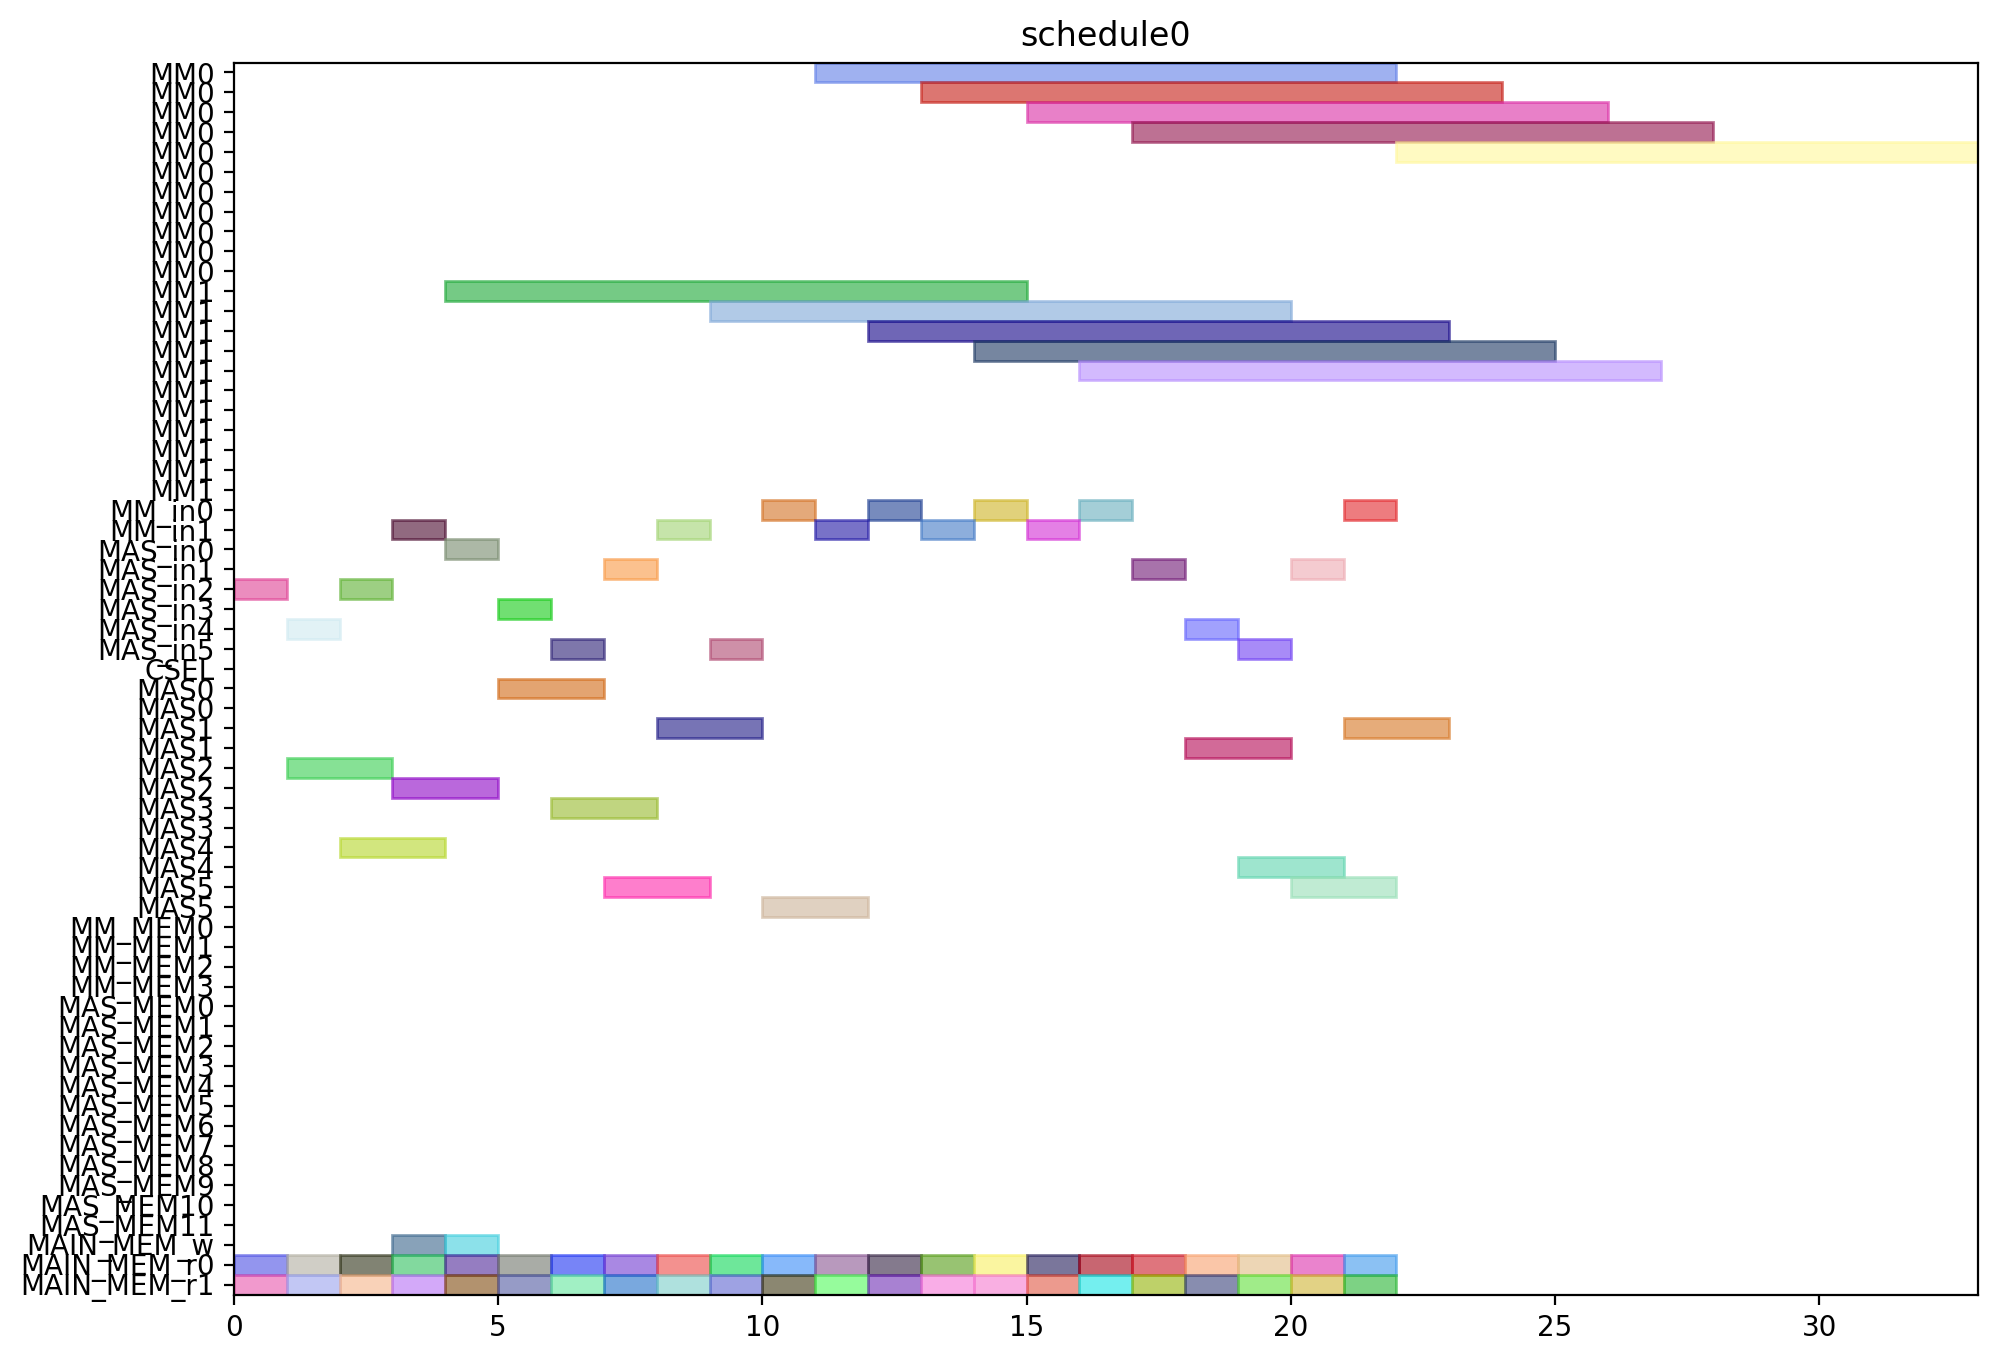

Generate this figure with Python:
from pyschedule import Scenario, solvers, plotters, alt


def solve():
	horizon = 120
	S = Scenario("schedule0", horizon=horizon)

	# resource
	MM = S.Resources('MM', num=2, size=11)
	MM_in = S.Resources('MM_in', num=2)
	MAS_in = S.Resources('MAS_in', num=6)
	CSEL = S.Resource('CSEL')
	MAS = S.Resources('MAS', num=6, size=2, periods=range(1, horizon))
	MM_MEM = S.Resources('MM_MEM', num=4)
	MAS_MEM = S.Resources('MAS_MEM', num=12)
	MAIN_MEM_w = S.Resource('MAIN_MEM_w', size=1)
	MAIN_MEM_r = S.Resources('MAIN_MEM_r', num=2)

	# result of previous scheduling

	# new tasks
	c10_t0 = S.Task('c10_t0', length=11, delay_cost=1)
	c10_t0 += alt(MM)
	c10_t0_in = S.Task('c10_t0_in', length=1, delay_cost=1)
	c10_t0_in += alt(MM_in)
	S += c10_t0_in*MM_in[0]<=c10_t0*MM[0]
	S += c10_t0_in*MM_in[1]<=c10_t0*MM[1]
	c10_t0_mem0 = S.Task('c10_t0_mem0', length=1, delay_cost=1)
	c10_t0_mem0 += MAIN_MEM_r[0]
	S += c10_t0_mem0 <= c10_t0

	c10_t0_mem1 = S.Task('c10_t0_mem1', length=1, delay_cost=1)
	c10_t0_mem1 += MAIN_MEM_r[1]
	S += c10_t0_mem1 <= c10_t0

	c10_t1 = S.Task('c10_t1', length=11, delay_cost=1)
	c10_t1 += alt(MM)
	c10_t1_in = S.Task('c10_t1_in', length=1, delay_cost=1)
	c10_t1_in += alt(MM_in)
	S += c10_t1_in*MM_in[0]<=c10_t1*MM[0]
	S += c10_t1_in*MM_in[1]<=c10_t1*MM[1]
	c10_t1_mem0 = S.Task('c10_t1_mem0', length=1, delay_cost=1)
	c10_t1_mem0 += MAIN_MEM_r[0]
	S += c10_t1_mem0 <= c10_t1

	c10_t1_mem1 = S.Task('c10_t1_mem1', length=1, delay_cost=1)
	c10_t1_mem1 += MAIN_MEM_r[1]
	S += c10_t1_mem1 <= c10_t1

	c10_t2 = S.Task('c10_t2', length=2, delay_cost=1)
	c10_t2 += alt(MAS)
	c10_t2_in = S.Task('c10_t2_in', length=1, delay_cost=1)
	c10_t2_in += alt(MAS_in)
	S += c10_t2_in*MAS_in[0]<=c10_t2*MAS[0]

	S += c10_t2_in*MAS_in[1]<=c10_t2*MAS[1]

	S += c10_t2_in*MAS_in[2]<=c10_t2*MAS[2]

	S += c10_t2_in*MAS_in[3]<=c10_t2*MAS[3]

	S += c10_t2_in*MAS_in[4]<=c10_t2*MAS[4]

	S += c10_t2_in*MAS_in[5]<=c10_t2*MAS[5]

	c10_t2_mem0 = S.Task('c10_t2_mem0', length=1, delay_cost=1)
	c10_t2_mem0 += MAIN_MEM_r[0]
	S += c10_t2_mem0 <= c10_t2

	c10_t2_mem1 = S.Task('c10_t2_mem1', length=1, delay_cost=1)
	c10_t2_mem1 += MAIN_MEM_r[1]
	S += c10_t2_mem1 <= c10_t2

	c10_t3 = S.Task('c10_t3', length=2, delay_cost=1)
	c10_t3 += alt(MAS)
	c10_t3_in = S.Task('c10_t3_in', length=1, delay_cost=1)
	c10_t3_in += alt(MAS_in)
	S += c10_t3_in*MAS_in[0]<=c10_t3*MAS[0]

	S += c10_t3_in*MAS_in[1]<=c10_t3*MAS[1]

	S += c10_t3_in*MAS_in[2]<=c10_t3*MAS[2]

	S += c10_t3_in*MAS_in[3]<=c10_t3*MAS[3]

	S += c10_t3_in*MAS_in[4]<=c10_t3*MAS[4]

	S += c10_t3_in*MAS_in[5]<=c10_t3*MAS[5]

	c10_t3_mem0 = S.Task('c10_t3_mem0', length=1, delay_cost=1)
	c10_t3_mem0 += MAIN_MEM_r[0]
	S += c10_t3_mem0 <= c10_t3

	c10_t3_mem1 = S.Task('c10_t3_mem1', length=1, delay_cost=1)
	c10_t3_mem1 += MAIN_MEM_r[1]
	S += c10_t3_mem1 <= c10_t3

	c20_t0 = S.Task('c20_t0', length=11, delay_cost=1)
	c20_t0 += alt(MM)
	c20_t0_in = S.Task('c20_t0_in', length=1, delay_cost=1)
	c20_t0_in += alt(MM_in)
	S += c20_t0_in*MM_in[0]<=c20_t0*MM[0]
	S += c20_t0_in*MM_in[1]<=c20_t0*MM[1]
	c20_t0_mem0 = S.Task('c20_t0_mem0', length=1, delay_cost=1)
	c20_t0_mem0 += MAIN_MEM_r[0]
	S += c20_t0_mem0 <= c20_t0

	c20_t0_mem1 = S.Task('c20_t0_mem1', length=1, delay_cost=1)
	c20_t0_mem1 += MAIN_MEM_r[1]
	S += c20_t0_mem1 <= c20_t0

	c20_t1 = S.Task('c20_t1', length=11, delay_cost=1)
	c20_t1 += alt(MM)
	c20_t1_in = S.Task('c20_t1_in', length=1, delay_cost=1)
	c20_t1_in += alt(MM_in)
	S += c20_t1_in*MM_in[0]<=c20_t1*MM[0]
	S += c20_t1_in*MM_in[1]<=c20_t1*MM[1]
	c20_t1_mem0 = S.Task('c20_t1_mem0', length=1, delay_cost=1)
	c20_t1_mem0 += MAIN_MEM_r[0]
	S += c20_t1_mem0 <= c20_t1

	c20_t1_mem1 = S.Task('c20_t1_mem1', length=1, delay_cost=1)
	c20_t1_mem1 += MAIN_MEM_r[1]
	S += c20_t1_mem1 <= c20_t1

	c20_t2 = S.Task('c20_t2', length=2, delay_cost=1)
	c20_t2 += alt(MAS)
	c20_t2_in = S.Task('c20_t2_in', length=1, delay_cost=1)
	c20_t2_in += alt(MAS_in)
	S += c20_t2_in*MAS_in[0]<=c20_t2*MAS[0]

	S += c20_t2_in*MAS_in[1]<=c20_t2*MAS[1]

	S += c20_t2_in*MAS_in[2]<=c20_t2*MAS[2]

	S += c20_t2_in*MAS_in[3]<=c20_t2*MAS[3]

	S += c20_t2_in*MAS_in[4]<=c20_t2*MAS[4]

	S += c20_t2_in*MAS_in[5]<=c20_t2*MAS[5]

	c20_t2_mem0 = S.Task('c20_t2_mem0', length=1, delay_cost=1)
	c20_t2_mem0 += MAIN_MEM_r[0]
	S += c20_t2_mem0 <= c20_t2

	c20_t2_mem1 = S.Task('c20_t2_mem1', length=1, delay_cost=1)
	c20_t2_mem1 += MAIN_MEM_r[1]
	S += c20_t2_mem1 <= c20_t2

	c20_t3 = S.Task('c20_t3', length=2, delay_cost=1)
	c20_t3 += alt(MAS)
	c20_t3_in = S.Task('c20_t3_in', length=1, delay_cost=1)
	c20_t3_in += alt(MAS_in)
	S += c20_t3_in*MAS_in[0]<=c20_t3*MAS[0]

	S += c20_t3_in*MAS_in[1]<=c20_t3*MAS[1]

	S += c20_t3_in*MAS_in[2]<=c20_t3*MAS[2]

	S += c20_t3_in*MAS_in[3]<=c20_t3*MAS[3]

	S += c20_t3_in*MAS_in[4]<=c20_t3*MAS[4]

	S += c20_t3_in*MAS_in[5]<=c20_t3*MAS[5]

	c20_t3_mem0 = S.Task('c20_t3_mem0', length=1, delay_cost=1)
	c20_t3_mem0 += MAIN_MEM_r[0]
	S += c20_t3_mem0 <= c20_t3

	c20_t3_mem1 = S.Task('c20_t3_mem1', length=1, delay_cost=1)
	c20_t3_mem1 += MAIN_MEM_r[1]
	S += c20_t3_mem1 <= c20_t3

	c01_t0 = S.Task('c01_t0', length=11, delay_cost=1)
	c01_t0 += alt(MM)
	c01_t0_in = S.Task('c01_t0_in', length=1, delay_cost=1)
	c01_t0_in += alt(MM_in)
	S += c01_t0_in*MM_in[0]<=c01_t0*MM[0]
	S += c01_t0_in*MM_in[1]<=c01_t0*MM[1]
	c01_t0_mem0 = S.Task('c01_t0_mem0', length=1, delay_cost=1)
	c01_t0_mem0 += MAIN_MEM_r[0]
	S += c01_t0_mem0 <= c01_t0

	c01_t0_mem1 = S.Task('c01_t0_mem1', length=1, delay_cost=1)
	c01_t0_mem1 += MAIN_MEM_r[1]
	S += c01_t0_mem1 <= c01_t0

	c01_t1 = S.Task('c01_t1', length=11, delay_cost=1)
	c01_t1 += alt(MM)
	c01_t1_in = S.Task('c01_t1_in', length=1, delay_cost=1)
	c01_t1_in += alt(MM_in)
	S += c01_t1_in*MM_in[0]<=c01_t1*MM[0]
	S += c01_t1_in*MM_in[1]<=c01_t1*MM[1]
	c01_t1_mem0 = S.Task('c01_t1_mem0', length=1, delay_cost=1)
	c01_t1_mem0 += MAIN_MEM_r[0]
	S += c01_t1_mem0 <= c01_t1

	c01_t1_mem1 = S.Task('c01_t1_mem1', length=1, delay_cost=1)
	c01_t1_mem1 += MAIN_MEM_r[1]
	S += c01_t1_mem1 <= c01_t1

	c01_t2 = S.Task('c01_t2', length=2, delay_cost=1)
	c01_t2 += alt(MAS)
	c01_t2_in = S.Task('c01_t2_in', length=1, delay_cost=1)
	c01_t2_in += alt(MAS_in)
	S += c01_t2_in*MAS_in[0]<=c01_t2*MAS[0]

	S += c01_t2_in*MAS_in[1]<=c01_t2*MAS[1]

	S += c01_t2_in*MAS_in[2]<=c01_t2*MAS[2]

	S += c01_t2_in*MAS_in[3]<=c01_t2*MAS[3]

	S += c01_t2_in*MAS_in[4]<=c01_t2*MAS[4]

	S += c01_t2_in*MAS_in[5]<=c01_t2*MAS[5]

	c01_t2_mem0 = S.Task('c01_t2_mem0', length=1, delay_cost=1)
	c01_t2_mem0 += MAIN_MEM_r[0]
	S += c01_t2_mem0 <= c01_t2

	c01_t2_mem1 = S.Task('c01_t2_mem1', length=1, delay_cost=1)
	c01_t2_mem1 += MAIN_MEM_r[1]
	S += c01_t2_mem1 <= c01_t2

	c01_t3 = S.Task('c01_t3', length=2, delay_cost=1)
	c01_t3 += alt(MAS)
	c01_t3_in = S.Task('c01_t3_in', length=1, delay_cost=1)
	c01_t3_in += alt(MAS_in)
	S += c01_t3_in*MAS_in[0]<=c01_t3*MAS[0]

	S += c01_t3_in*MAS_in[1]<=c01_t3*MAS[1]

	S += c01_t3_in*MAS_in[2]<=c01_t3*MAS[2]

	S += c01_t3_in*MAS_in[3]<=c01_t3*MAS[3]

	S += c01_t3_in*MAS_in[4]<=c01_t3*MAS[4]

	S += c01_t3_in*MAS_in[5]<=c01_t3*MAS[5]

	c01_t3_mem0 = S.Task('c01_t3_mem0', length=1, delay_cost=1)
	c01_t3_mem0 += MAIN_MEM_r[0]
	S += c01_t3_mem0 <= c01_t3

	c01_t3_mem1 = S.Task('c01_t3_mem1', length=1, delay_cost=1)
	c01_t3_mem1 += MAIN_MEM_r[1]
	S += c01_t3_mem1 <= c01_t3

	c11_t0 = S.Task('c11_t0', length=11, delay_cost=1)
	c11_t0 += alt(MM)
	c11_t0_in = S.Task('c11_t0_in', length=1, delay_cost=1)
	c11_t0_in += alt(MM_in)
	S += c11_t0_in*MM_in[0]<=c11_t0*MM[0]
	S += c11_t0_in*MM_in[1]<=c11_t0*MM[1]
	c11_t0_mem0 = S.Task('c11_t0_mem0', length=1, delay_cost=1)
	c11_t0_mem0 += MAIN_MEM_r[0]
	S += c11_t0_mem0 <= c11_t0

	c11_t0_mem1 = S.Task('c11_t0_mem1', length=1, delay_cost=1)
	c11_t0_mem1 += MAIN_MEM_r[1]
	S += c11_t0_mem1 <= c11_t0

	c11_t1 = S.Task('c11_t1', length=11, delay_cost=1)
	c11_t1 += alt(MM)
	c11_t1_in = S.Task('c11_t1_in', length=1, delay_cost=1)
	c11_t1_in += alt(MM_in)
	S += c11_t1_in*MM_in[0]<=c11_t1*MM[0]
	S += c11_t1_in*MM_in[1]<=c11_t1*MM[1]
	c11_t1_mem0 = S.Task('c11_t1_mem0', length=1, delay_cost=1)
	c11_t1_mem0 += MAIN_MEM_r[0]
	S += c11_t1_mem0 <= c11_t1

	c11_t1_mem1 = S.Task('c11_t1_mem1', length=1, delay_cost=1)
	c11_t1_mem1 += MAIN_MEM_r[1]
	S += c11_t1_mem1 <= c11_t1

	c11_t2 = S.Task('c11_t2', length=2, delay_cost=1)
	c11_t2 += alt(MAS)
	c11_t2_in = S.Task('c11_t2_in', length=1, delay_cost=1)
	c11_t2_in += alt(MAS_in)
	S += c11_t2_in*MAS_in[0]<=c11_t2*MAS[0]

	S += c11_t2_in*MAS_in[1]<=c11_t2*MAS[1]

	S += c11_t2_in*MAS_in[2]<=c11_t2*MAS[2]

	S += c11_t2_in*MAS_in[3]<=c11_t2*MAS[3]

	S += c11_t2_in*MAS_in[4]<=c11_t2*MAS[4]

	S += c11_t2_in*MAS_in[5]<=c11_t2*MAS[5]

	c11_t2_mem0 = S.Task('c11_t2_mem0', length=1, delay_cost=1)
	c11_t2_mem0 += MAIN_MEM_r[0]
	S += c11_t2_mem0 <= c11_t2

	c11_t2_mem1 = S.Task('c11_t2_mem1', length=1, delay_cost=1)
	c11_t2_mem1 += MAIN_MEM_r[1]
	S += c11_t2_mem1 <= c11_t2

	c11_t3 = S.Task('c11_t3', length=2, delay_cost=1)
	c11_t3 += alt(MAS)
	c11_t3_in = S.Task('c11_t3_in', length=1, delay_cost=1)
	c11_t3_in += alt(MAS_in)
	S += c11_t3_in*MAS_in[0]<=c11_t3*MAS[0]

	S += c11_t3_in*MAS_in[1]<=c11_t3*MAS[1]

	S += c11_t3_in*MAS_in[2]<=c11_t3*MAS[2]

	S += c11_t3_in*MAS_in[3]<=c11_t3*MAS[3]

	S += c11_t3_in*MAS_in[4]<=c11_t3*MAS[4]

	S += c11_t3_in*MAS_in[5]<=c11_t3*MAS[5]

	c11_t3_mem0 = S.Task('c11_t3_mem0', length=1, delay_cost=1)
	c11_t3_mem0 += MAIN_MEM_r[0]
	S += c11_t3_mem0 <= c11_t3

	c11_t3_mem1 = S.Task('c11_t3_mem1', length=1, delay_cost=1)
	c11_t3_mem1 += MAIN_MEM_r[1]
	S += c11_t3_mem1 <= c11_t3

	c21_t0 = S.Task('c21_t0', length=11, delay_cost=1)
	c21_t0 += alt(MM)
	c21_t0_in = S.Task('c21_t0_in', length=1, delay_cost=1)
	c21_t0_in += alt(MM_in)
	S += c21_t0_in*MM_in[0]<=c21_t0*MM[0]
	S += c21_t0_in*MM_in[1]<=c21_t0*MM[1]
	c21_t0_mem0 = S.Task('c21_t0_mem0', length=1, delay_cost=1)
	c21_t0_mem0 += MAIN_MEM_r[0]
	S += c21_t0_mem0 <= c21_t0

	c21_t0_mem1 = S.Task('c21_t0_mem1', length=1, delay_cost=1)
	c21_t0_mem1 += MAIN_MEM_r[1]
	S += c21_t0_mem1 <= c21_t0

	c21_t1 = S.Task('c21_t1', length=11, delay_cost=1)
	c21_t1 += alt(MM)
	c21_t1_in = S.Task('c21_t1_in', length=1, delay_cost=1)
	c21_t1_in += alt(MM_in)
	S += c21_t1_in*MM_in[0]<=c21_t1*MM[0]
	S += c21_t1_in*MM_in[1]<=c21_t1*MM[1]
	c21_t1_mem0 = S.Task('c21_t1_mem0', length=1, delay_cost=1)
	c21_t1_mem0 += MAIN_MEM_r[0]
	S += c21_t1_mem0 <= c21_t1

	c21_t1_mem1 = S.Task('c21_t1_mem1', length=1, delay_cost=1)
	c21_t1_mem1 += MAIN_MEM_r[1]
	S += c21_t1_mem1 <= c21_t1

	c21_t2 = S.Task('c21_t2', length=2, delay_cost=1)
	c21_t2 += alt(MAS)
	c21_t2_in = S.Task('c21_t2_in', length=1, delay_cost=1)
	c21_t2_in += alt(MAS_in)
	S += c21_t2_in*MAS_in[0]<=c21_t2*MAS[0]

	S += c21_t2_in*MAS_in[1]<=c21_t2*MAS[1]

	S += c21_t2_in*MAS_in[2]<=c21_t2*MAS[2]

	S += c21_t2_in*MAS_in[3]<=c21_t2*MAS[3]

	S += c21_t2_in*MAS_in[4]<=c21_t2*MAS[4]

	S += c21_t2_in*MAS_in[5]<=c21_t2*MAS[5]

	c21_t2_mem0 = S.Task('c21_t2_mem0', length=1, delay_cost=1)
	c21_t2_mem0 += MAIN_MEM_r[0]
	S += c21_t2_mem0 <= c21_t2

	c21_t2_mem1 = S.Task('c21_t2_mem1', length=1, delay_cost=1)
	c21_t2_mem1 += MAIN_MEM_r[1]
	S += c21_t2_mem1 <= c21_t2

	c21_t3 = S.Task('c21_t3', length=2, delay_cost=1)
	c21_t3 += alt(MAS)
	c21_t3_in = S.Task('c21_t3_in', length=1, delay_cost=1)
	c21_t3_in += alt(MAS_in)
	S += c21_t3_in*MAS_in[0]<=c21_t3*MAS[0]

	S += c21_t3_in*MAS_in[1]<=c21_t3*MAS[1]

	S += c21_t3_in*MAS_in[2]<=c21_t3*MAS[2]

	S += c21_t3_in*MAS_in[3]<=c21_t3*MAS[3]

	S += c21_t3_in*MAS_in[4]<=c21_t3*MAS[4]

	S += c21_t3_in*MAS_in[5]<=c21_t3*MAS[5]

	c21_t3_mem0 = S.Task('c21_t3_mem0', length=1, delay_cost=1)
	c21_t3_mem0 += MAIN_MEM_r[0]
	S += c21_t3_mem0 <= c21_t3

	c21_t3_mem1 = S.Task('c21_t3_mem1', length=1, delay_cost=1)
	c21_t3_mem1 += MAIN_MEM_r[1]
	S += c21_t3_mem1 <= c21_t3

	c000 = S.Task('c000', length=2, delay_cost=1)
	c000 += alt(MAS)
	c000_in = S.Task('c000_in', length=1, delay_cost=1)
	c000_in += alt(MAS_in)
	S += c000_in*MAS_in[0]<=c000*MAS[0]

	S += c000_in*MAS_in[1]<=c000*MAS[1]

	S += c000_in*MAS_in[2]<=c000*MAS[2]

	S += c000_in*MAS_in[3]<=c000*MAS[3]

	S += c000_in*MAS_in[4]<=c000*MAS[4]

	S += c000_in*MAS_in[5]<=c000*MAS[5]

	S += 0<c000

	c000_w = S.Task('c000_w', length=1, delay_cost=1)
	c000_w += alt(MAIN_MEM_w)
	S += c000 <= c000_w

	c000_mem0 = S.Task('c000_mem0', length=1, delay_cost=1)
	c000_mem0 += MAIN_MEM_r[0]
	S += c000_mem0 <= c000

	c000_mem1 = S.Task('c000_mem1', length=1, delay_cost=1)
	c000_mem1 += MAIN_MEM_r[1]
	S += c000_mem1 <= c000

	c001 = S.Task('c001', length=2, delay_cost=1)
	c001 += alt(MAS)
	c001_in = S.Task('c001_in', length=1, delay_cost=1)
	c001_in += alt(MAS_in)
	S += c001_in*MAS_in[0]<=c001*MAS[0]

	S += c001_in*MAS_in[1]<=c001*MAS[1]

	S += c001_in*MAS_in[2]<=c001*MAS[2]

	S += c001_in*MAS_in[3]<=c001*MAS[3]

	S += c001_in*MAS_in[4]<=c001*MAS[4]

	S += c001_in*MAS_in[5]<=c001*MAS[5]

	S += 0<c001

	c001_w = S.Task('c001_w', length=1, delay_cost=1)
	c001_w += alt(MAIN_MEM_w)
	S += c001 <= c001_w

	c001_mem0 = S.Task('c001_mem0', length=1, delay_cost=1)
	c001_mem0 += MAIN_MEM_r[0]
	S += c001_mem0 <= c001

	c001_mem1 = S.Task('c001_mem1', length=1, delay_cost=1)
	c001_mem1 += MAIN_MEM_r[1]
	S += c001_mem1 <= c001

	solvers.mip.solve(S,msg=1,kind='CPLEX',ratio_gap=1.01)

	solution = [['hoge']*len(S.solution()[1]) for i in range(len(S.solution()))]
	for i in range(len(S.solution())):
		for j in range(len(S.solution()[i])):
			solution[i][j]=str(S.solution()[i][j])
	print(solution)

	cycles = int(solution[-1][3])

	pic_file_name = "/mnt/rose/usr1/fukuda/ABE/multiRAM_multiMAS_16mux/scheduling_result/stage11MM2_stage2MAS6/FROB/schedule0.png"
	if(S.solution() != []):
		plotters.matplotlib.plot(S,img_filename=pic_file_name, show_task_labels=False, fig_size=(cycles*0.25+3, 8))

	return solution
